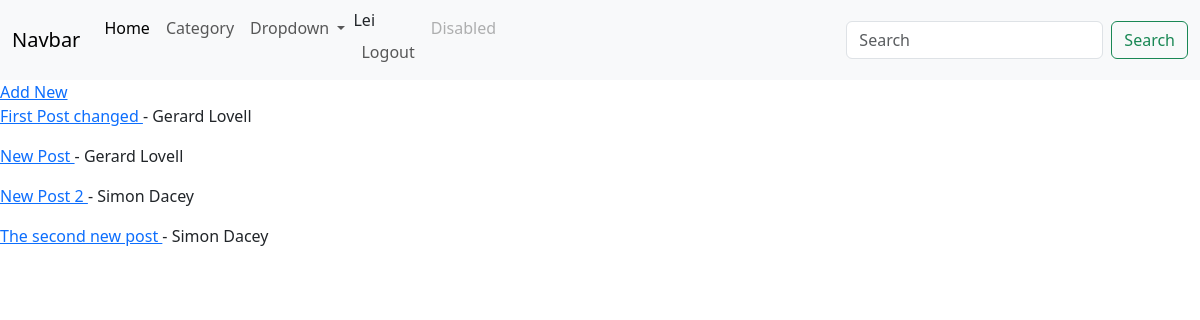
The app's page / (signed in) with its own data.
### blog/models.py (models this page shows, shortened)
class Post(models.Model):
    author = models.ForeignKey(User, null=True, blank=True, on_delete=models.CASCADE)
    body = models.TextField()
    category = models.ForeignKey(Category, on_delete=models.SET_NULL, null=True)
    likes = models.ManyToManyField(User, blank=True, null=True, related_name="post_likes")
    post_image = models.ImageField(blank=True, null=True)
    title = models.CharField(max_length=255)

### blog/views.py (the view)
# urls.py: path("", HomePageView.as_view(), name="home"),
class HomePageView(ListView):
    template_name = "home.html"
    model = Post

### blog/templates/home.html (shortened to what this page needs)
{% extends 'base.html' %}
{% block content %}
    {% if user.is_authenticated %}
        <a href="{% url 'create_post' %}">Add New</a>
    {% endif %}
    {% for post in object_list %}
        <p>
            <a href="{% url 'detail_post' post.id %}">
                {{ post.title }}
            </a>
            - {{ post.author.first_name }} {{ post.author.last_name }}
        </p>
    {% endfor %}
{% endblock %}

### blog/templates/base.html (shortened to what this page needs)
<!DOCTYPE html>
<html lang="en">
<head>
<link href="https://cdn.jsdelivr.net/npm/bootstrap@5.3.1/dist/css/bootstrap.min.css" rel="stylesheet">
</head>
<body>
<nav class="navbar navbar-expand-lg bg-body-tertiary">
  <div class="container-fluid">
    <a class="navbar-brand" href="#">Navbar</a>
    <div class="collapse navbar-collapse" id="navbarSupportedContent">
      <ul class="navbar-nav me-auto mb-2 mb-lg-0">
        <li class="nav-item">
          <a class="nav-link active" aria-current="page" href="{% url 'home' %}">Home</a>
        </li>
        <li class="nav-item">
          <a class="nav-link" href="{% url 'categories' %}">Category</a>
        </li>
        <li class="nav-item dropdown">
          <a class="nav-link dropdown-toggle" href="#" role="button" data-bs-toggle="dropdown" aria-expanded="false">
            Dropdown
          </a>
        </li>
          <li class="nav-item">
           {% if user.is_authenticated %}
              {{ user.first_name }} <a class="nav-link" aria-disabled="true" href="{% url 'logout' %}">Logout</a>
        {% else %}
          <a class="nav-link" aria-disabled="true" href="{% url 'login' %}">Login</a>
        {% endif %}
          </li>
        <li class="nav-item">
          <a class="nav-link disabled" aria-disabled="true">Disabled</a>
        </li>
      </ul>
      <form class="d-flex" role="search">
        <input class="form-control me-2" type="search" placeholder="Search" aria-label="Search">
        <button class="btn btn-outline-success" type="submit">Search</button>
      </form>
    </div>
  </div>
</nav>
{% block content %}
{% endblock %}
</body>
</html>

### records on screen
Post: title "First Post changed", author.first_name "Gerard", author.last_name "Lovell"
Post: title "New Post", author.first_name "Gerard", author.last_name "Lovell"
Post: title "New Post 2", author.first_name "Simon", author.last_name "Dacey"
Post: title "The second new post", author.first_name "Simon", author.last_name "Dacey"

### other values on screen
{{ user.first_name }} "Lei"
